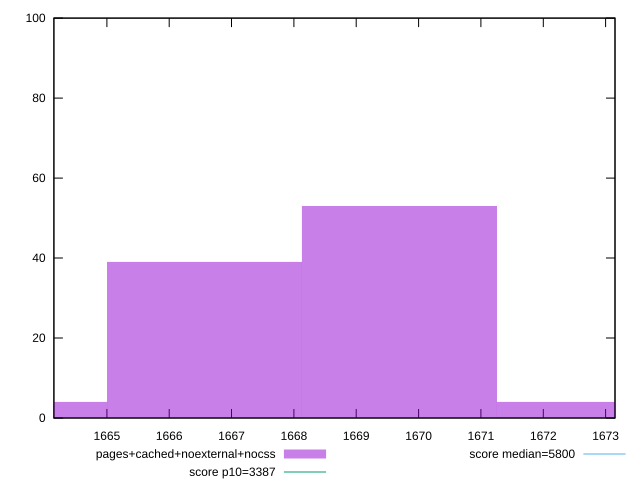

Source code (gnuplot):
reset

$pagesCachedNoexternalNocss <<EOF
1669.6925792928828 53
1666.5658141631209 39
1663.439049033359 4
1672.819344422645 4
EOF

set key outside below
set boxwidth 3.126765129761953
set xrange [1664.1504999999997:1673.1508]
set yrange [0:100]
set trange [0:100]
set style fill transparent solid 0.5 noborder

set parametric
set terminal svg size 640, 490 enhanced background rgb 'white'
set output "report_00007_2020-12-11T15:55:29.892Z/speed-index/comparison/histogram/9_vs_10.svg"

plot $pagesCachedNoexternalNocss title "pages+cached+noexternal+nocss" with boxes, \
     3387,t title "score p10=3387", \
     5800,t title "score median=5800"

reset
